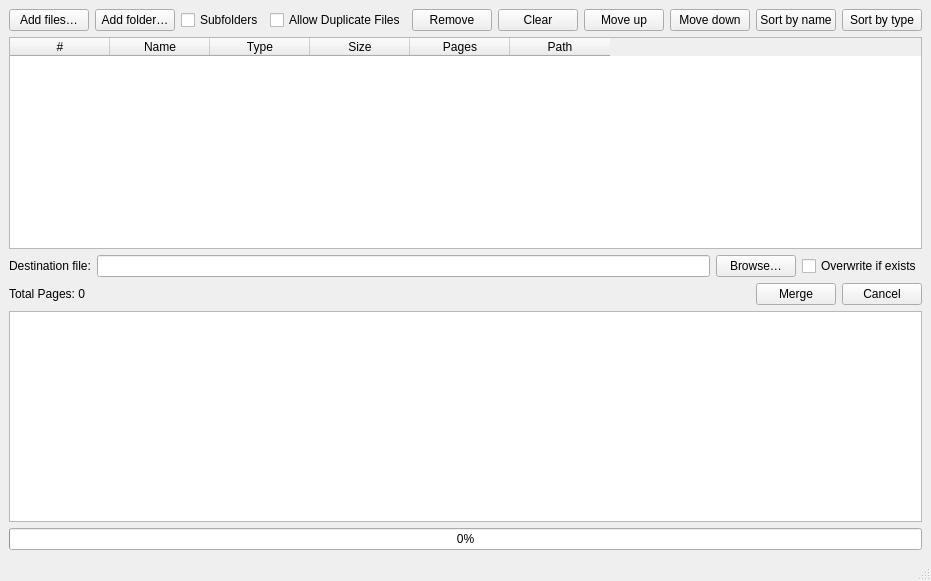
<?xml version="1.0" encoding="UTF-8"?>
<ui version="4.0">
 <class>SnapMergeWindow</class>
 <widget class="QMainWindow" name="SnapMergeWindow">
  <property name="geometry">
   <rect>
    <x>0</x>
    <y>0</y>
    <width>799</width>
    <height>581</height>
   </rect>
  </property>
  <property name="windowTitle">
   <string>SnapMerge</string>
  </property>
  <widget class="QWidget" name="centralwidget">
   <layout class="QVBoxLayout" name="verticalLayout">
    <item>
     <layout class="QHBoxLayout" name="toolbarLayout">
      <item>
       <widget class="QPushButton" name="add_files_btn">
        <property name="text">
         <string>Add files…</string>
        </property>
       </widget>
      </item>
      <item>
       <widget class="QPushButton" name="add_folder_btn">
        <property name="text">
         <string>Add folder…</string>
        </property>
       </widget>
      </item>
      <item>
       <widget class="QCheckBox" name="include_subfolders_chk">
        <property name="text">
         <string>Subfolders</string>
        </property>
       </widget>
      </item>
      <item>
       <widget class="QCheckBox" name="allow_duplicate_files_chk">
        <property name="text">
         <string>Allow Duplicate Files</string>
        </property>
       </widget>
      </item>
      <item>
       <widget class="QPushButton" name="remove_btn">
        <property name="text">
         <string>Remove</string>
        </property>
       </widget>
      </item>
      <item>
       <widget class="QPushButton" name="clear_btn">
        <property name="text">
         <string>Clear</string>
        </property>
       </widget>
      </item>
      <item>
       <spacer name="spacer_toolbar_1">
        <property name="orientation">
         <enum>Qt::Orientation::Horizontal</enum>
        </property>
        <property name="sizeHint" stdset="0">
         <size>
          <width>40</width>
          <height>20</height>
         </size>
        </property>
       </spacer>
      </item>
      <item>
       <widget class="QPushButton" name="move_up_btn">
        <property name="text">
         <string>Move up</string>
        </property>
       </widget>
      </item>
      <item>
       <widget class="QPushButton" name="move_down_btn">
        <property name="text">
         <string>Move down</string>
        </property>
       </widget>
      </item>
      <item>
       <spacer name="spacer_toolbar_2">
        <property name="orientation">
         <enum>Qt::Orientation::Horizontal</enum>
        </property>
        <property name="sizeHint" stdset="0">
         <size>
          <width>40</width>
          <height>20</height>
         </size>
        </property>
       </spacer>
      </item>
      <item>
       <widget class="QPushButton" name="sort_name_btn">
        <property name="text">
         <string>Sort by name</string>
        </property>
       </widget>
      </item>
      <item>
       <widget class="QPushButton" name="sort_type_btn">
        <property name="text">
         <string>Sort by type</string>
        </property>
       </widget>
      </item>
     </layout>
    </item>
    <item>
     <widget class="QTableWidget" name="files_table">
      <property name="editTriggers">
       <set>QAbstractItemView::EditTrigger::NoEditTriggers</set>
      </property>
      <property name="dragEnabled">
       <bool>true</bool>
      </property>
      <property name="dragDropMode">
       <enum>QAbstractItemView::DragDropMode::InternalMove</enum>
      </property>
      <property name="selectionMode">
       <enum>QAbstractItemView::SelectionMode::ExtendedSelection</enum>
      </property>
      <property name="selectionBehavior">
       <enum>QAbstractItemView::SelectionBehavior::SelectRows</enum>
      </property>
      <property name="dropIndicatorShown" stdset="0">
       <bool>true</bool>
      </property>
      <column>
       <property name="text">
        <string>#</string>
       </property>
      </column>
      <column>
       <property name="text">
        <string>Name</string>
       </property>
      </column>
      <column>
       <property name="text">
        <string>Type</string>
       </property>
      </column>
      <column>
       <property name="text">
        <string>Size</string>
       </property>
      </column>
      <column>
       <property name="text">
        <string>Pages</string>
       </property>
      </column>
      <column>
       <property name="text">
        <string>Path</string>
       </property>
      </column>
     </widget>
    </item>
    <item>
     <layout class="QGridLayout" name="bottomLayout">
      <item row="1" column="0">
       <widget class="QLabel" name="label_output">
        <property name="text">
         <string>Destination file:</string>
        </property>
       </widget>
      </item>
      <item row="1" column="2">
       <widget class="QPushButton" name="browse_output_btn">
        <property name="text">
         <string>Browse…</string>
        </property>
       </widget>
      </item>
      <item row="3" column="0" colspan="4">
       <layout class="QHBoxLayout" name="runLayout">
        <item>
         <widget class="QLabel" name="total_pages_label">
          <property name="text">
           <string>Total Pages: 0</string>
          </property>
         </widget>
        </item>
        <item>
         <spacer name="spacer_run">
          <property name="orientation">
           <enum>Qt::Orientation::Horizontal</enum>
          </property>
          <property name="sizeHint" stdset="0">
           <size>
            <width>40</width>
            <height>20</height>
           </size>
          </property>
         </spacer>
        </item>
        <item>
         <widget class="QPushButton" name="run_btn">
          <property name="text">
           <string>Merge</string>
          </property>
         </widget>
        </item>
        <item>
         <widget class="QPushButton" name="cancel_btn">
          <property name="text">
           <string>Cancel</string>
          </property>
         </widget>
        </item>
       </layout>
      </item>
      <item row="1" column="1">
       <widget class="QLineEdit" name="output_line"/>
      </item>
      <item row="1" column="3">
       <widget class="QCheckBox" name="overwrite_chk">
        <property name="text">
         <string>Overwrite if exists</string>
        </property>
       </widget>
      </item>
     </layout>
    </item>
    <item>
     <widget class="QTextEdit" name="log_text">
      <property name="readOnly">
       <bool>true</bool>
      </property>
     </widget>
    </item>
    <item>
     <widget class="QProgressBar" name="merge_progress_bar">
      <property name="value">
       <number>0</number>
      </property>
      <property name="textVisible">
       <bool>true</bool>
      </property>
     </widget>
    </item>
   </layout>
  </widget>
  <widget class="QMenuBar" name="menubar">
   <property name="geometry">
    <rect>
     <x>0</x>
     <y>0</y>
     <width>799</width>
     <height>33</height>
    </rect>
   </property>
  </widget>
  <widget class="QStatusBar" name="statusbar"/>
 </widget>
 <resources/>
 <connections/>
</ui>
